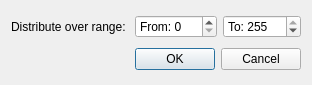
<ui version="4.0" >
 <class>DistributeDialog</class>
 <widget class="QDialog" name="DistributeDialog" >
  <property name="geometry" >
   <rect>
    <x>0</x>
    <y>0</y>
    <width>312</width>
    <height>85</height>
   </rect>
  </property>
  <property name="windowTitle" >
   <string>Distrribute Segments</string>
  </property>
  <layout class="QVBoxLayout" name="verticalLayout" >
   <item>
    <layout class="QHBoxLayout" name="horizontalLayout" >
     <item>
      <widget class="QLabel" name="label" >
       <property name="text" >
        <string>Distribute over range: </string>
       </property>
      </widget>
     </item>
     <item>
      <widget class="QSpinBox" name="SpinBoxFrom" >
       <property name="prefix" >
        <string>From: </string>
       </property>
       <property name="maximum" >
        <number>255</number>
       </property>
      </widget>
     </item>
     <item>
      <widget class="QSpinBox" name="SpinBoxTo" >
       <property name="prefix" >
        <string>To: </string>
       </property>
       <property name="minimum" >
        <number>1</number>
       </property>
       <property name="maximum" >
        <number>255</number>
       </property>
       <property name="value" >
        <number>255</number>
       </property>
      </widget>
     </item>
    </layout>
   </item>
   <item>
    <widget class="QDialogButtonBox" name="buttonBox" >
     <property name="standardButtons" >
      <set>QDialogButtonBox::Cancel|QDialogButtonBox::Ok</set>
     </property>
    </widget>
   </item>
  </layout>
 </widget>
 <resources/>
 <connections/>
</ui>
